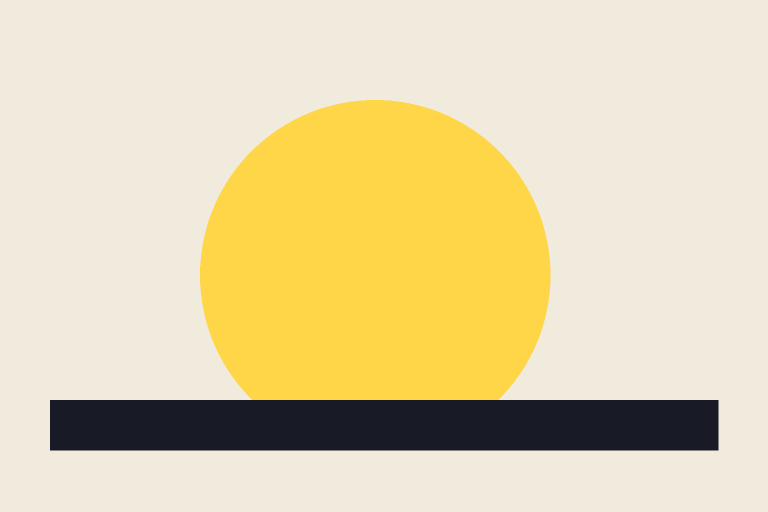
#> input picture layouts/aot/example/placeholder-01.png, 1536 x 1024 px (shown at 1/2 size)
$ python -i compose.py   (imports and definitions only)
#> lines starting #> are read from the running program, lines starting #| are printed output that depends on the picture
#!/usr/bin/env python3
"""Generic AoT-layout compositor (PIL frames + ffmpeg, no AI video).

Layout (locked 2026-11-02, see SPEC.md in this folder):
  1080x1920, 30fps, bg #FFF6E8 with dot grid
  top:    frame x48..1032, y48..928 (header #FFE9A8 96px + image
          centre-crop cover 984x784, hard cuts at beat boundaries,
          no zoom/pan/overlay)
  chips:  strip y915..1255, paper chips, Prompt-Bold, palette
          yellow/blue/red/green, max 3 words per row, spring
          0.6x -> 1.08x -> 1.0x in 0.13s (locked 2026-11-05).
          Optional per-word "role" in words.json overrides the
          cycling palette (see SPEC.md).
  mascot: PoseMouthRig frames (master lock + rig only, from
          assets/mascot/mouth_rig/), scaled uniformly 1.2x (A-fixed,
          approved 2026-11-05), alpha-bbox centre x=540, alpha-bbox
          bottom anchored at y=1872 + bob (amplitude 7px). The
          chips/mascot gap is frame-dependent (see SPEC.md); it is
          verified by frame QC, not by a static assert.

This file is generic: no topic, voice, image or beat from any earlier
clip is hardcoded. Everything a clip needs comes from its job folder.

Job format (all paths relative to the job folder):
  {
    "schema_version": 1, "layout": "aot-v001", "title": "...",
    "voice": "voice.wav", "words": "words.json", "visemes": "visemes.json",
    "beats": [{"name": "B01", "start": 0.0, "end": 3.0, "image": "beat-01.png"}],
    "images": {"B01": {"file": "beat-01.png", "status": "accepted", "sha256": "..."}},
    "poses": [{"at": 0.0, "pose": "thinking"}]   (optional; defaults to cycling poses at beats)
    "junctions": [5.15, 9.94]                    (optional sentence boundaries)
    # Optional per beat: "banner" (<=4 tokens, else a hard error),
    # "bg" (pastel hex, e.g. "#DDEBFF"), "widgets" (list, see SPEC.md).
    # Optional top level: "sfx": [{"at": 1.2, "file": "pop.wav", "gain": 1.0}],
    # "bgm": {"file": "bed.wav", "gain": 0.3}. Audio files come from the
    # job only; nothing is bundled in this repo.
    # Words provenance (locked 2026-11-05): a real job must ship
    # <words-stem>.provenance.json from renderer/mfa_to_cues.py next
    # to words.json, or load_job fails. The only exemption is a job
    # with "fixture": true — reserved for the checked-in layout
    # example, whose hand-written words are for layout testing only.
    # Optional fields other than provenance never change old renders,
    # except for the locked chip spring (see spring_scale).
  }
Words are a bare list [{"word": ..., "start": ..., "end": ...}] or
{"words": [...]}. Visemes are [{"start": ..., "shape": ...}].

P2 GUARD: OFF = 0.08 must not change without Philip's sync-test decision.

Usage:
  python layouts/aot/compose.py --job <job.json> --out <video.mp4>
  python layouts/aot/compose.py --job <job.json> --stills <dir>
  python layouts/aot/compose.py --job <job.json> --out <video.mp4> --max-frames 90
"""
import argparse
import hashlib
import json
import math
import subprocess
import sys
import unicodedata
from pathlib import Path

from PIL import Image, ImageDraw, ImageFont, ImageFilter, features

ROOT = Path(__file__).resolve().parents[2]
FPS, W, H = 30, 1080, 1920
OFF = 0.08  # P2 GUARD: do not change without Philip's sync-test decision
FRAME_X, FRAME_Y, FRAME_W, FRAME_H = 48, 48, 984, 880
HEADER_H = 96
IMG_W, IMG_H = 984, 784
CHIP_Y, CHIP_H = 915, 340
# A-fixed mascot placement (approved 2026-11-05): the rig frame is
# scaled uniformly 1.2x, its alpha bbox is centred on x=540, and its
# alpha-bbox bottom is anchored at MASCOT_BOTTOM_Y + bob. The old
# static assert (canvas top y1282 minus bob vs chip-strip end) is
# deliberately NOT carried over: with alpha-bbox anchoring, the
# mascot top varies per pose and per viseme (mouth shapes change the
# bbox every frame), so no single static number can prove the gap.
# The gap is therefore a frame-QC check, not an import-time assert:
# at the A-fixed test frame (t=4.10s, pose explain) the visible
# mascot was 600x597px with its top at y=1269 — 14px below the chip
# strip's end (y=1255) and 63px below the lowest actual chip pixel
# (y=1206) in that frame. The bottom anchor itself is still guarded
# below: MASCOT_BOTTOM_Y + BOB_PX must stay inside the frame.
MASCOT_SCALE = 1.2
MASCOT_CENTRE_X = 540
MASCOT_BOTTOM_Y = 1872
BOB_PX = 7
# [1 line not run here, left out]
BG = (255, 246, 232)
HEADER = (255, 233, 168)
INK = (24, 27, 38)
PALETTE = [(255, 214, 72), (34, 100, 216), (244, 67, 54), (56, 181, 119)]
PALETTE_TEXT = [(24, 27, 38), (255, 253, 246), (255, 253, 246), (24, 27, 38)]
# Word-role colours (locked 2026-11-05). A word's "role" comes from the
# job's words.json only; the renderer never guesses a role from text.
ROLE_COLORS = {
    "emphasis": ((255, 214, 72), (24, 27, 38)),    # condition / emphasis: yellow
    "tool": ((34, 100, 216), (255, 253, 246)),     # tool name / command: blue
    "result": ((56, 181, 119), (24, 27, 38)),      # good result: green
    "verb": ((244, 67, 54), (255, 253, 246)),      # key verb: red
    "connector": ((255, 253, 246), (24, 27, 38)),  # connector word: white, dark ink
}
SPRING_DURATION = 0.13  # locked chip spring duration (seconds)
STAGGER_S = 0.12        # locked stagger between sub-elements of one widget
WIDGET_TYPES = ("highlight", "container", "typewriter", "cta")
POSES = ("explain", "point_right", "thinking", "magnify", "point_left", "thumbs_up")
FONT_PATH = ROOT / "assets" / "fonts" / "Prompt-Bold.ttf"

# Words gates (locked 2026-11-05, fix/aot-words-thai-gates): a chip is one
# short word, never a whole phrase. The AoT example job passes these
# with headroom (max 10 clusters / 449px at 80px / 13 chars / 0.74s);
# the 2026-11-05 procrastination job failed them on 8+ chips
# (up to 18 clusters / 858px / 21 chars). Any single violation fails
# the whole job loudly — the author must re-run the MFA pipeline,
# never hand-edit a time or silently shrink the text.
MAX_CHIP_CLUSTERS = 12
MAX_CHIP_WIDTH_PX = 600  # rendered width at 80px, via font(80).getbbox
MAX_CHIP_CHARS = 16
MAX_CHIP_DURATION_S = 1.2


# [55 lines left out: functions grapheme_clusters, grapheme_slice, check_thai_shaping, baseline_y_for_centre, not called in this run]


def read_json(path):
    return json.loads(Path(path).read_text(encoding="utf-8"))


# [32 lines left out: functions sha256_file, spring_scale, parse_hex_color, not called in this run]


def dot_color_for(bg_rgb):
    """A darker dot-grid colour derived from a background colour."""
    return tuple(max(0, c - 45) for c in bg_rgb)


# [68 lines left out: functions draw_text_centred, draw_text_above, wrap_typewriter_lines, typewriter_box, cover_crop, not called in this run]


def font(size):
    check_thai_shaping()
    return ImageFont.truetype(str(FONT_PATH), size, layout_engine=ImageFont.Layout.RAQM)


def clean_alpha(im):
    r, g, b, a = im.split()
    a2 = a.point(lambda p: 0 if p <= 40 else min(255, (p - 40) * 255 // (255 - 40)))
    a2 = a2.filter(ImageFilter.MinFilter(3))
    return Image.merge("RGBA", (r, g, b, a2))


# [28 lines left out: functions dedupe_visemes, build_rows, not called in this run]


class ChipStrip:
    def __init__(self, words, junctions):
        self.rows = build_rows(words, junctions)
        self._base = {}

    # [690 lines left out: functions frame, validate_words, validate_words_provenance, validate_widgets, load_job, draw_pill and 4 more, not called in this run]


# [2 lines not run here, left out]

>>> import cv2
>>> picture = cv2.imread('example/placeholder-01.png', cv2.IMREAD_GRAYSCALE)
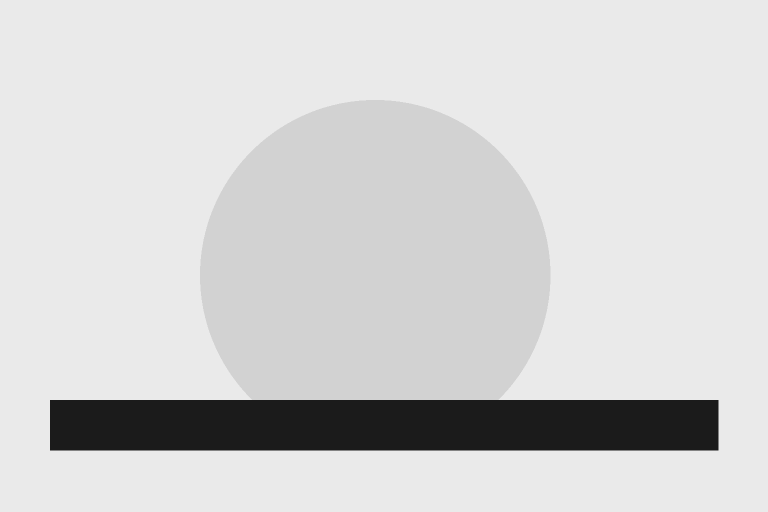
#> picture: shape (1024, 1536) (shown at 1/2 size); min 27, max 234, mean 210.9
#> (the run stopped early here; a loop or call above may not have finished)
